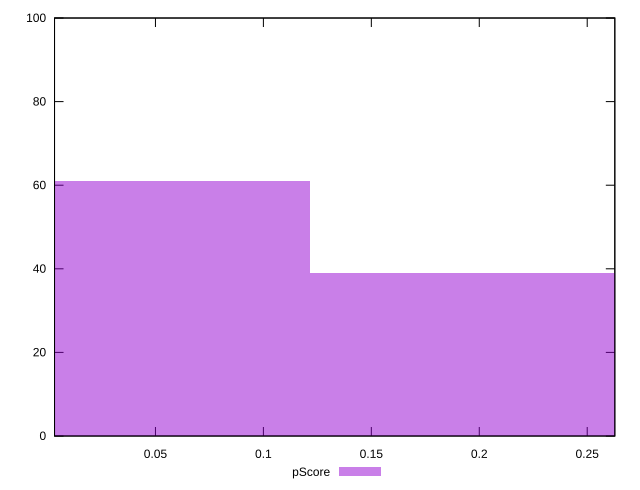

Source code (gnuplot):
reset

$pScore <<EOF
0 61
0.24349501667183757 39
EOF

set key outside below
set boxwidth 0.24349501667183757
set xrange [0.0032521211570840647:0.26278877104710546]
set yrange [0:100]
set trange [0:100]
set style fill transparent solid 0.5 noborder
set terminal svg size 640, 490 enhanced background rgb 'white'
set output "report_00019_2021-02-10T18-14-37.922Z//cumulative-layout-shift/samples/pages+cached+noadtech/pScore/histogram.svg"

plot $pScore title "pScore" with boxes

reset
